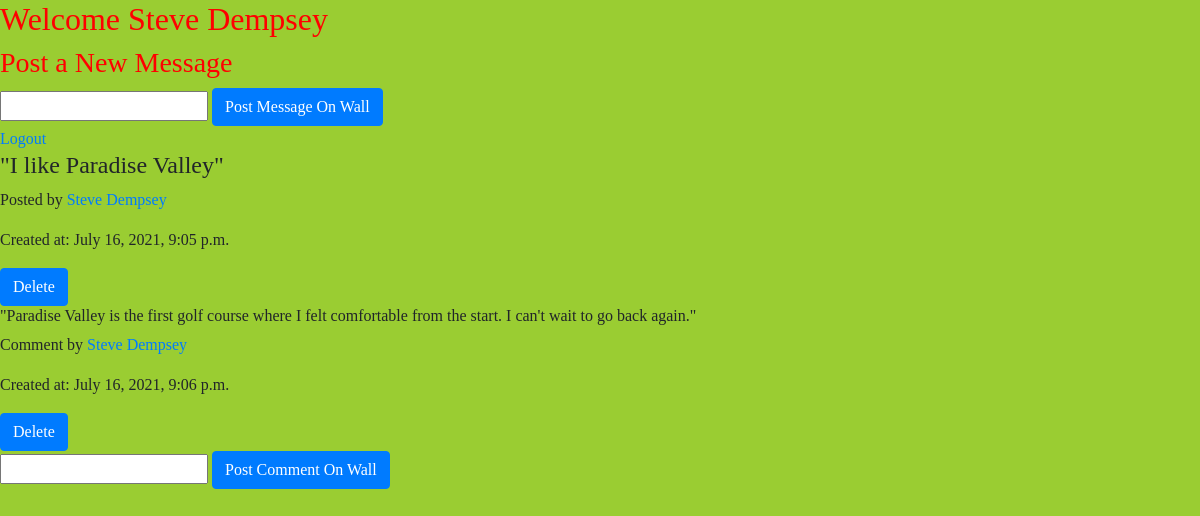
Page /wall (signed in) on the committed database.
### prototype_app/models.py (models this page shows)
class User(models.Model):
    first_name = models.CharField(max_length=45)
    last_name = models.CharField(max_length=45)
    email = models.EmailField(unique=True)
    password = models.CharField(max_length=255)
    objects = UserManager()

class Wall_Message(models.Model):
    message = models.CharField(max_length=255)
    poster = models.ForeignKey(User, related_name="user_messages", on_delete=models.CASCADE)
    created_at = models.DateTimeField(auto_now_add=True)
    updated_at = models.DateTimeField(auto_now=True)
    objects = MessageManager()

class Comment(models.Model):
    comment = models.CharField(max_length=255)
    poster = models.ForeignKey(User, related_name="user_comments", on_delete=models.CASCADE)
    wall_message = models.ForeignKey(Wall_Message, related_name="wall_message_comments", on_delete=models.CASCADE)
    created_at = models.DateTimeField(auto_now_add=True)
    updated_at = models.DateTimeField(auto_now=True)
    objects = CommentManager()

### prototype_app/views.py (the view)
# urls.py: path('wall', views.wall),
def wall(request):
    if not 'user_id' in request.session:
        return redirect("/")
    context ={
        "user": User.objects.get(id=request.session['user_id']),
        "wall_messages": Wall_Message.objects.all()
    }
    return render(request, "wall.html", context)

### prototype_app/templates/wall.html (shortened to what this page needs)
<!DOCTYPE html>
<html lang="en">
<head>
    <link href="https://stackpath.bootstrapcdn.com/bootstrap/4.5.0/css/bootstrap.min.css" rel="stylesheet">
    {% load static %}
    <link rel="stylesheet" href="{% static 'css/style.css' %}">
</head>
<body>
    <h2 style="color:red">Welcome {{user.first_name}} {{user.last_name}}</h2>
    <h3 style="color:red">Post a New Message</h3>
    <form action='/post_message' method='POST'>
        <input type="text" name="message">
        <button class="btn btn-primary">Post Message On Wall</button>
    </form>
    <a href="/logout">Logout</a>
    {% for wall_message in wall_messages reversed %}
        <h4>"{{ wall_message.message}}"</h4>
        <p>Posted by <a href="/profile/{{wall_message.poster.id}}">{{wall_message.poster.first_name}} {{wall_message.poster.last_name}}</a></p>
        <p>Created at: {{wall_message.created_at}}</p>
        {% if wall_message.poster.id == request.session.user_id %}
        <form action="/delete_message/{{wall_message.id}}" method = "POST">
            <button class="btn btn-primary">Delete</button>
        </form>
        {% endif %}
        {% for comment in wall_message.wall_message_comments.all %}
            <h6>"{{comment.comment}}"</h6>
            <p>Comment by <a href="/profile/{{comment.poster.id}}">{{comment.poster.first_name}} {{comment.poster.last_name}}</a></p>
            <p>Created at: {{comment.created_at}}</p>
            {% if comment.poster.id == request.session.user_id %}
        <form action="/delete_comment/{{comment.id}}" method = "POST">
            <button class="btn btn-primary">Delete</button>
        </form>
        {% endif %}
        {% endfor %}
        <form action='/post_comment/{{wall_message.id}}' method='POST'>
        <input type="text" name="comment">
        <button class="btn btn-primary">Post Comment On Wall</button>
    </form>
    {% endfor %}
</body>
</html>

### prototype_app/static/css/style.css (style rules this page uses)
* { font-family: Comic Sans MS, Comic Sans, cursive; }
body { background-color: yellowgreen; }

### rows in the picture
User: first_name "Steve", last_name "Dempsey"
Wall_Message: message "I like Paradise Valley", poster.first_name "Steve", poster.last_name "Dempsey", created_at "July 16, 2021, 9:05 p.m."
Comment: comment "Paradise Valley is the first golf course where I felt comfortable from the start. I can't wait to go back again.", poster.first_name "Steve", poster.last_name "Dempsey", created_at "July 16, 2021, 9:06 p.m."
